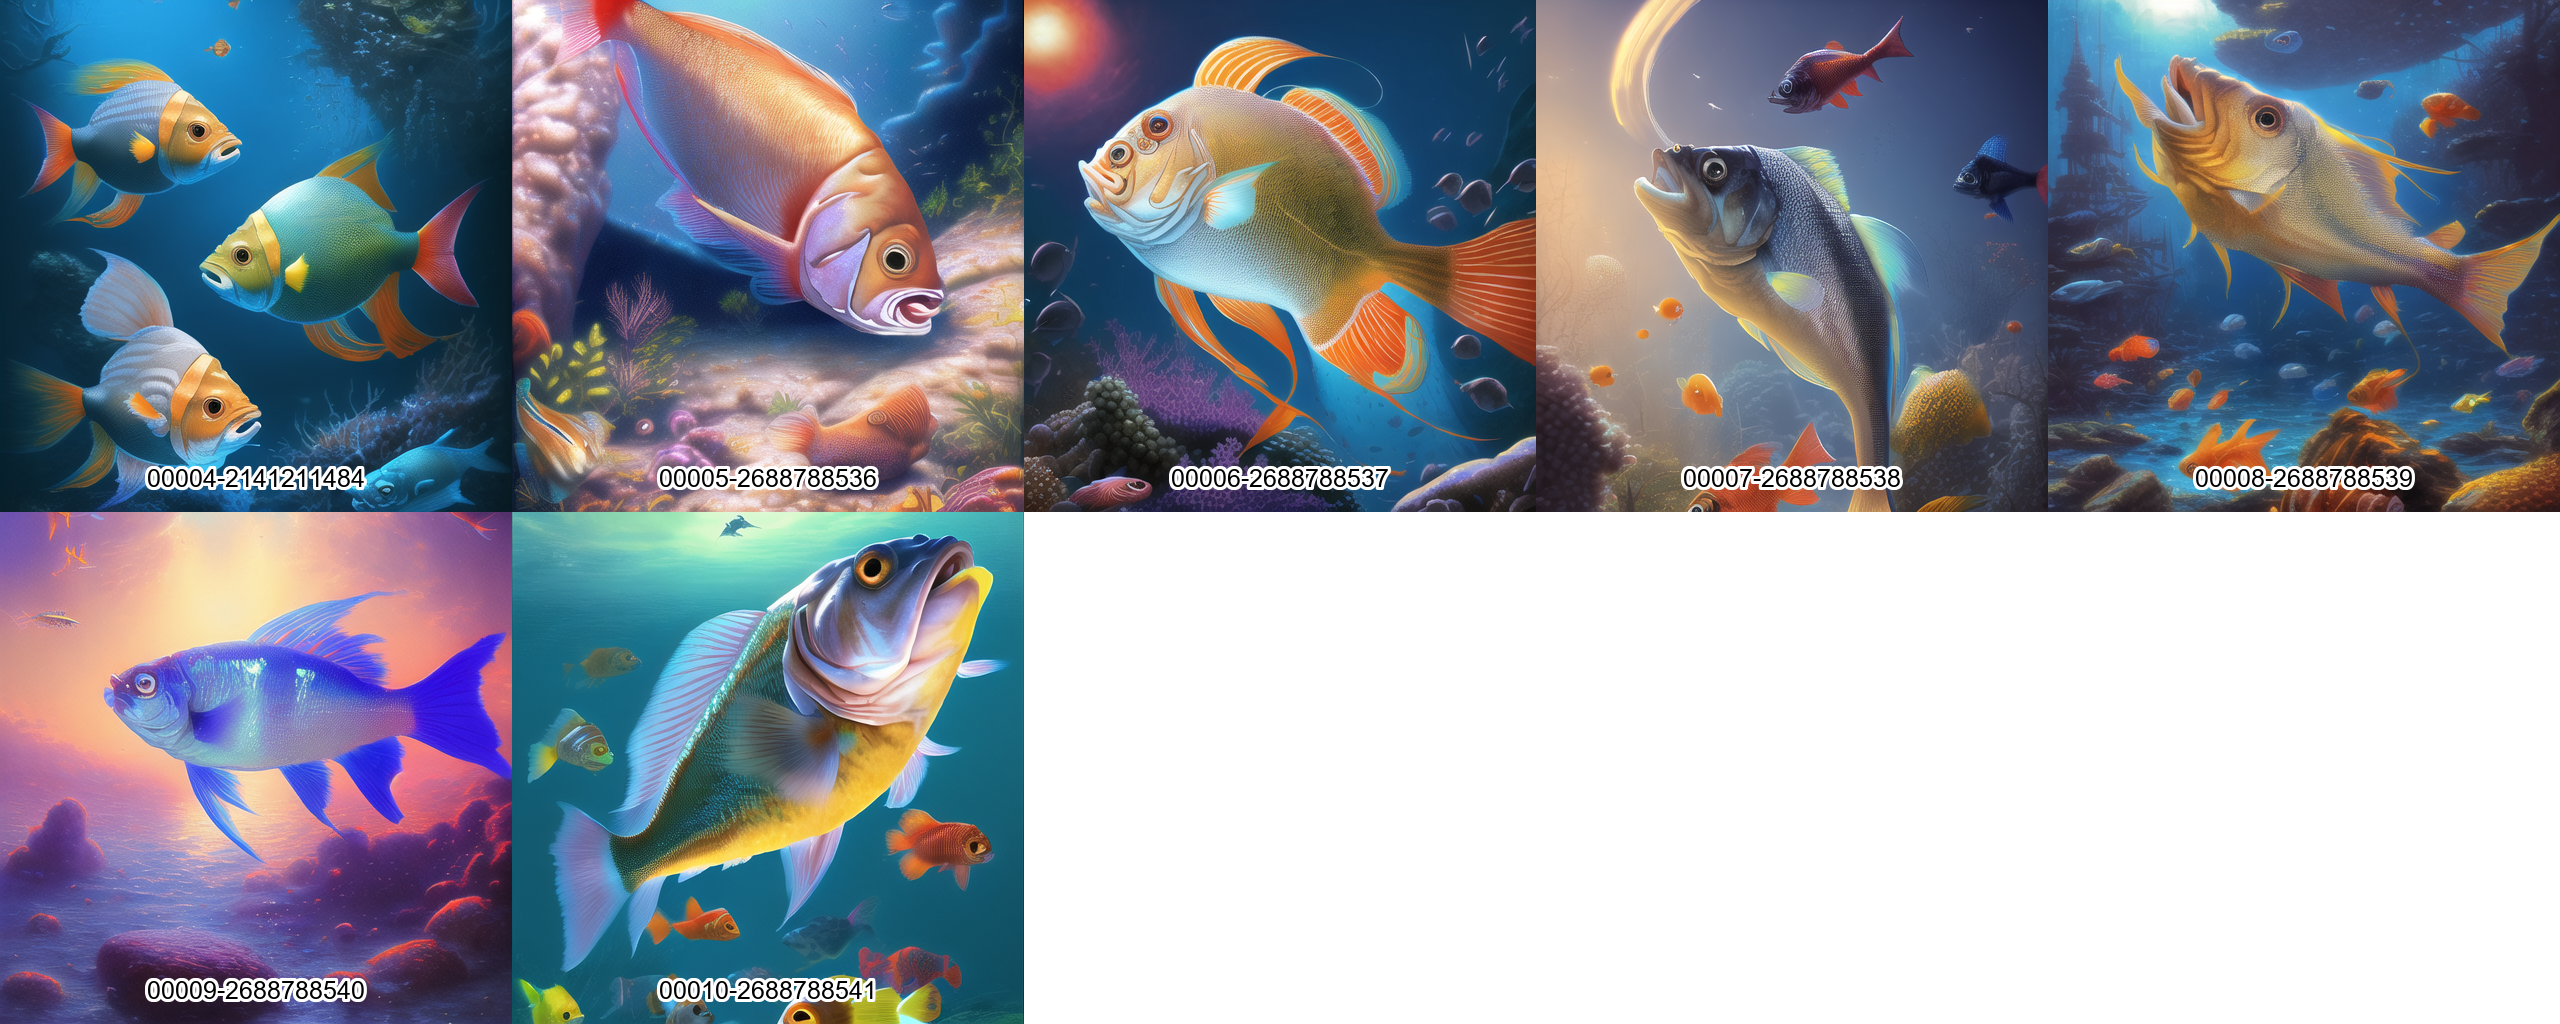

Write the Python code that produced this figure.
import os
from PIL import Image, ImageDraw, ImageFont

# Получаем список всех файлов в текущей директории
files = os.listdir()

# Фильтруем только файлы с расширениями .jpg и .png
image_files = [file for file in files if file.endswith('.jpg') or file.endswith('.png')]

# Если нет изображений, то завершаем программу
if not image_files:
    print("No image files found.")
    exit()

# Определяем размер самого маленького изображения
min_size = float('inf')
for file in image_files:
    with Image.open(file) as img:
        size = min(img.size)
        if size < min_size:
            min_size = size

# Размер текста для названия файла
font_size = int(min_size * 0.05)

# Создаем список изображений и их названий
images = []
names = []
for file in image_files:
    with Image.open(file) as img:
        # Изменяем размер изображения
        img = img.resize((min_size, min_size))

        # Добавляем изображение в список
        images.append(img)

        # Получаем имя файла без расширения
        name = os.path.splitext(file)[0]
        names.append(name)

# Определяем ширину и высоту выходного изображения
num_images = len(images)
num_cols = min(num_images, 5)
num_rows = (num_images - 1) // num_cols + 1
out_width = num_cols * min_size
out_height = num_rows * (min_size + font_size)

# Создаем выходное изображение
output = Image.new('RGB', (out_width, out_height), color='white')

# Создаем объект для рисования на выходном изображении
draw = ImageDraw.Draw(output)

# Координаты текущей позиции на выходном изображении
x = 0
y = 0

# Рисуем изображения на выходном изображении
for i, img in enumerate(images):
    # Если текущий столбец заполнен, переходим на следующую строку
    if i % num_cols == 0 and i > 0:
        x = 0
        y += min_size + font_size

    # Вставляем изображение на выходное изображение
    output.paste(img, (x, y))

    # Рисуем название файла под изображением
    name = names[i]
    text_width, text_height = draw.textsize(name)
    text_x = x + min_size // 2 - text_width // 2
    text_y = y + min_size + font_size // 2 - text_height // 2
    draw.text((text_x, text_y), name, font=ImageFont.truetype("arial.ttf", font_size), fill='black', stroke_width=2, stroke_fill='white')

    # Переходим к следующему столбцу
    x += min_size

# Сохраняем выходное изображение
output.save('output.png', optimize=True, compress_level=9)
